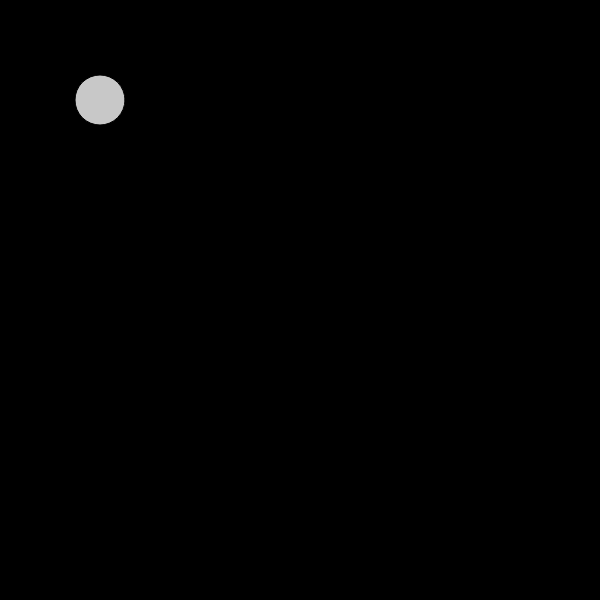
Frame 1 (no input)
Frame 60 (no input): identical to frame 1, image omitted
Frame 120 (the mouse pressed at the canvas centre since frame 60): identical to frame 1, image omitted

The p5.js sketch that drew this single still picture (run headless with seeded random() and noise() and a simulated clock; from frame 60 on, the mouse is pressed at the canvas centre):

// p5.js sketch
// ── sketch.js
function setup() {
  createCanvas (600,600)
}

function draw() {
  background (0)
  fill (200)
  ellipse(100, 100, 50, 50)
  
}
